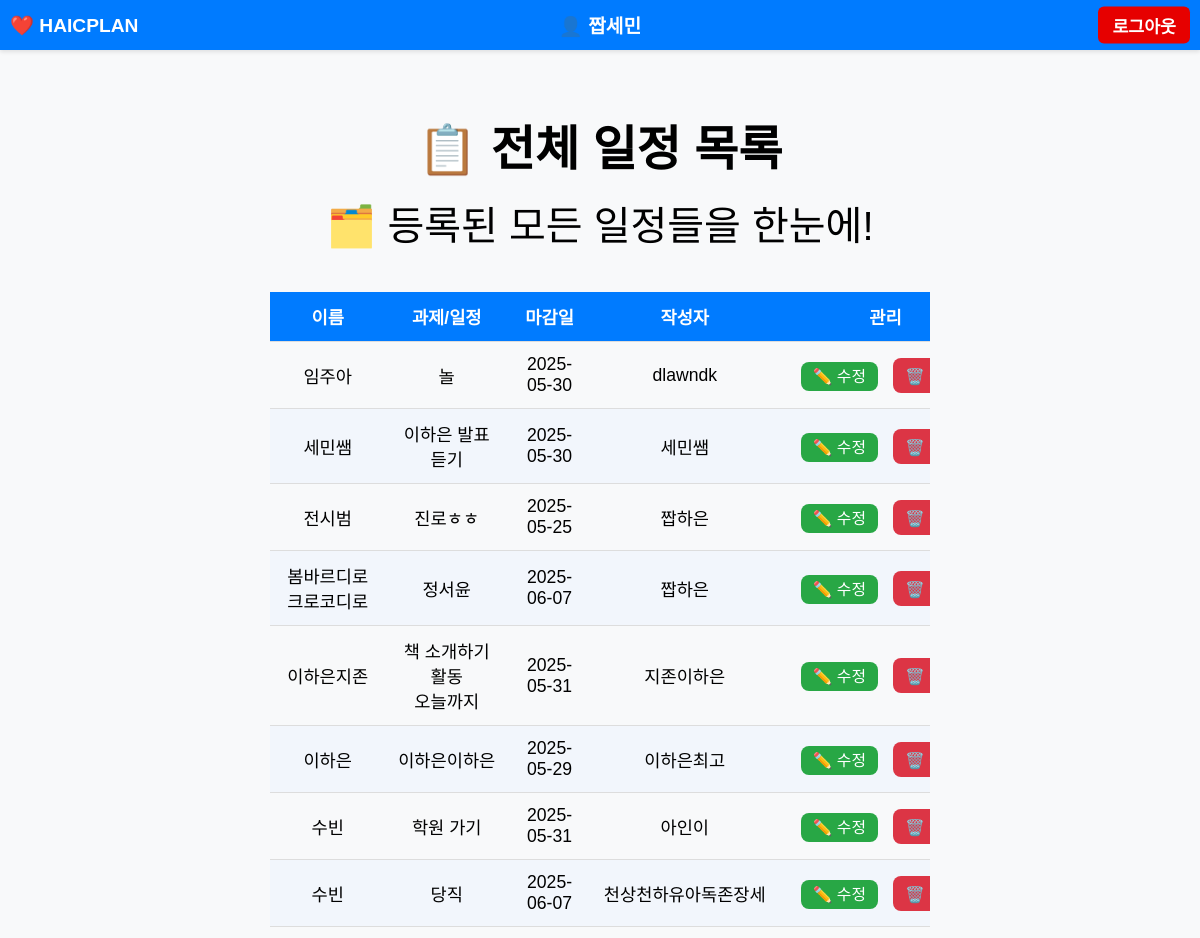
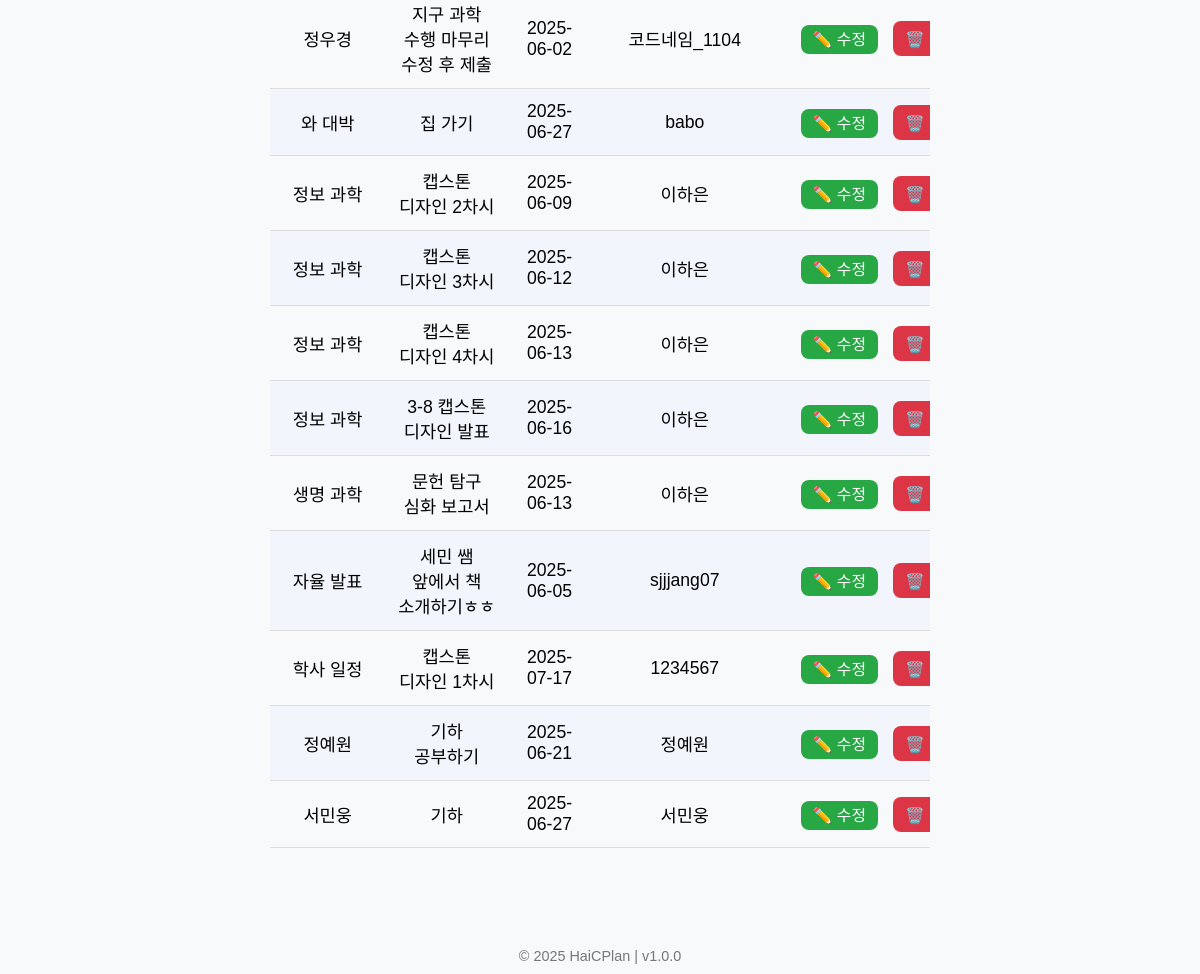
The app's page /view (signed in) with its own data (2 pictures, top to bottom).
### tables this page shows
CREATE TABLE schedules(
id INTEGER PRIMARY KEY AUTOINCREMENT,
name TEXT,
task TEXT,
deadline TEXT,
username TEXT
);

### app.py (the view)
@app.route('/view')
def view():
    if 'username' not in session:
        return redirect(url_for('login'))
    conn = sqlite3.connect('data.db')
    cursor = conn.cursor()
    if session['role'] == 'admin':
        cursor.execute("SELECT id, name, task, deadline, username FROM schedules")
    else:
        cursor.execute("SELECT id, name, task, deadline, username FROM schedules WHERE username=?", (session['username'],))
    schedules = cursor.fetchall()
    conn.close()
    return render_template('view.html', schedules=schedules, role=session['role'])

### templates/view.html (shortened to what this page needs)
{% extends "base.html" %}
{% block content %}
<div class="view-container">
    <h1>📋 전체 일정 목록</h1>
    <div class="emoji">🗂️ 등록된 모든 일정들을 한눈에!</div>
    <div class="table-wrapper">
        <table>
            <thead>
                <tr>
                    <th>번호</th>
                    <th>이름</th>
                    <th>과제/일정</th>
                    <th>마감일</th>
                    <th>작성자</th>
                    <th>관리</th>
                </tr>
            </thead>
            <tbody>
                {% for id, name, task, deadline, username in schedules %}
                <tr>
                    <td>{{ loop.index }}</td>
                    <td>{{ name }}</td>
                    <td>{{ task }}</td>
                    <td>{{ deadline }}</td>
                    <td>{{ username }}</td>
                    <td class="actions">
                        <a href="{{ url_for('edit', id=id) }}">✏️ 수정</a>
                        <form action="{{ url_for('delete', id=id) }}" method="POST" style="display:inline;">
                            <button type="submit" onclick="return confirm('정말 삭제하시겠습니까?');">🗑️ 삭제</button>
                        </form>
                    </td>
                </tr>
                {% endfor %}
            </tbody>
        </table>
    </div>
</div>
{% endblock %}

### templates/base.html (style rules this page uses)
body { font-family: 'Arial', sans-serif; background-color: #f8f9fa; margin: 0; padding: 0; min-height: 100vh; display: flex; flex-direction: column; align-items: center; }

### templates/view.html (style rules this page uses)
.view-container { max-width: 900px; margin: 40px auto; padding: 0 20px; text-align: center; }
h1 { font-size: 3em; margin-bottom: 0.3em; }
.emoji { font-size: 2.5em; margin-bottom: 1em; }
.table-wrapper { display: flex; justify-content: center; overflow-x: auto; }
table { width: 100%; table-layout: auto; border-collapse: collapse; box-shadow: 0 4px 10px rgba(0,0,0,0.1); border-radius: 12px; overflow: hidden; margin: 0 auto; }
th, td { padding: 12px 15px; word-break: keep-all; border-bottom: 1px solid #ddd; font-size: 1.1em; }
th { background-color: #007bff; color: white; text-align: center; }
tr:nth-child(even) { background-color: #f2f6fc; }
td.actions { text-align: center; white-space: nowrap; }
td.actions a, td.actions form button { margin: 0 5px; padding: 6px 12px; font-size: 0.9em; border-radius: 8px; border: none; cursor: pointer; transition: background-color 0.3s; text-decoration: none; }
td.actions a { background-color: #28a745; color: white; }
td.actions form button { background-color: #dc3545; color: white; }

### records on screen
schedules: name "임주아", task "놀", deadline "2025-05-30", username "dlawndk"
schedules: name "세민쌤", task "이하은 발표 듣기", deadline "2025-05-30", username "세민쌤"
schedules: name "전시범", task "진로ㅎㅎ", deadline "2025-05-25", username "짭하은"
schedules: name "봄바르디로 크로코디로", task "정서윤", deadline "2025-06-07", username "짭하은"
schedules: name "이하은지존", task "책 소개하기 활동 오늘까지", deadline "2025-05-31", username "지존이하은"
schedules: name "이하은", task "이하은이하은", deadline "2025-05-29", username "이하은최고"
schedules: name "수빈", task "학원 가기", deadline "2025-05-31", username "아인이"
schedules: name "수빈", task "당직", deadline "2025-06-07", username "천상천하유아독존장세"
schedules: name "정우경", task "지구 과학 수행 마무리 수정 후 제출", deadline "2025-06-02", username "코드네임_1104"
schedules: name "와 대박", task "집 가기", deadline "2025-06-27", username "babo"
schedules: name "정보 과학", task "캡스톤 디자인 2차시", deadline "2025-06-09", username "이하은"
schedules: name "정보 과학", task "캡스톤 디자인 3차시", deadline "2025-06-12", username "이하은"
schedules: name "정보 과학", task "캡스톤 디자인 4차시", deadline "2025-06-13", username "이하은"
schedules: name "정보 과학", task "3-8 캡스톤 디자인 발표", deadline "2025-06-16", username "이하은"
schedules: name "생명 과학", task "문헌 탐구 심화 보고서", deadline "2025-06-13", username "이하은"
schedules: name "자율 발표", task "세민 쌤 앞에서 책 소개하기ㅎㅎ", deadline "2025-06-05", username "sjjjang07"
schedules: name "학사 일정", task "캡스톤 디자인 1차시", deadline "2025-07-17", username "1234567"
schedules: name "정예원", task "기하 공부하기", deadline "2025-06-21", username "정예원"
schedules: name "서민웅", task "기하", deadline "2025-06-27", username "서민웅"

### other values on screen
{{ session['username'] }} "짭세민"
